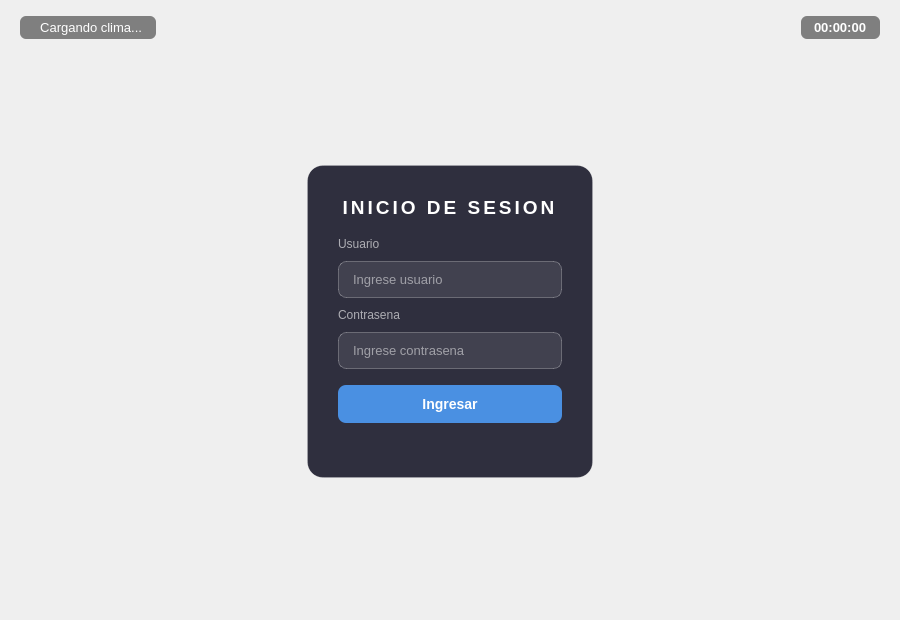
<?xml version="1.0" encoding="UTF-8"?>
<ui version="4.0">
 <class>Login</class>
 <widget class="QWidget" name="Login">
  <property name="geometry">
   <rect>
    <x>0</x>
    <y>0</y>
    <width>900</width>
    <height>620</height>
   </rect>
  </property>
  <property name="windowTitle">
   <string>Inicio de Sesion</string>
  </property>
  <layout class="QVBoxLayout" name="verticalLayout_root">
   <property name="spacing">
    <number>0</number>
   </property>
   <property name="leftMargin">
    <number>20</number>
   </property>
   <property name="topMargin">
    <number>16</number>
   </property>
   <property name="rightMargin">
    <number>20</number>
   </property>
   <property name="bottomMargin">
    <number>16</number>
   </property>
   <item>
    <layout class="QHBoxLayout" name="barraTop">
     <property name="spacing">
      <number>8</number>
     </property>
     <item>
      <widget class="QLabel" name="lblClima">
       <property name="text">
        <string>  Cargando clima...</string>
       </property>
       <property name="styleSheet">
        <string notr="true">color: white; font-size: 13px; background-color: rgba(0,0,0,120); border-radius: 6px; padding: 4px 10px;</string>
       </property>
      </widget>
     </item>
     <item>
      <spacer name="spacerTop">
       <property name="orientation">
        <enum>Qt::Horizontal</enum>
       </property>
       <property name="sizeHint" stdset="0">
        <size>
         <width>40</width>
         <height>20</height>
        </size>
       </property>
      </spacer>
     </item>
     <item>
      <widget class="QLabel" name="lblHora">
       <property name="text">
        <string>00:00:00</string>
       </property>
       <property name="styleSheet">
        <string notr="true">color: white; font-size: 13px; font-weight: bold; background-color: rgba(0,0,0,120); border-radius: 6px; padding: 4px 10px;</string>
       </property>
      </widget>
     </item>
    </layout>
   </item>
   <item>
    <spacer name="spacerMidTop">
     <property name="orientation">
      <enum>Qt::Vertical</enum>
     </property>
     <property name="sizeHint" stdset="0">
      <size>
       <width>20</width>
       <height>40</height>
      </size>
     </property>
    </spacer>
   </item>
   <item>
    <layout class="QHBoxLayout" name="panelRow">
     <item>
      <spacer name="spacerLeft">
       <property name="orientation">
        <enum>Qt::Horizontal</enum>
       </property>
       <property name="sizeHint" stdset="0">
        <size>
         <width>40</width>
         <height>20</height>
        </size>
       </property>
      </spacer>
     </item>
     <item>
      <widget class="QFrame" name="panelLogin">
       <property name="minimumWidth">
        <number>320</number>
       </property>
       <property name="maximumWidth">
        <number>380</number>
       </property>
       <property name="frameShape">
        <enum>QFrame::StyledPanel</enum>
       </property>
       <property name="frameShadow">
        <enum>QFrame::Raised</enum>
       </property>
       <property name="styleSheet">
        <string notr="true">QFrame#panelLogin { background-color: rgba(12, 12, 30, 215); border-radius: 16px; border: 1px solid rgba(255,255,255,35); }</string>
       </property>
       <layout class="QVBoxLayout" name="verticalLayout_panel">
        <property name="spacing">
         <number>10</number>
        </property>
        <property name="leftMargin">
         <number>30</number>
        </property>
        <property name="topMargin">
         <number>30</number>
        </property>
        <property name="rightMargin">
         <number>30</number>
        </property>
        <property name="bottomMargin">
         <number>30</number>
        </property>
        <item>
         <widget class="QLabel" name="lblTitulo">
          <property name="text">
           <string>INICIO DE SESION</string>
          </property>
          <property name="alignment">
           <set>Qt::AlignCenter</set>
          </property>
          <property name="styleSheet">
           <string notr="true">color: white; font-size: 19px; font-weight: bold; letter-spacing: 3px; background: transparent;</string>
          </property>
         </widget>
        </item>
        <item>
         <spacer name="spacerFormTop">
          <property name="orientation">
           <enum>Qt::Vertical</enum>
          </property>
          <property name="sizeHint" stdset="0">
           <size>
            <width>20</width>
            <height>8</height>
           </size>
          </property>
         </spacer>
        </item>
        <item>
         <widget class="QLabel" name="lblUsuarioTxt">
          <property name="text">
           <string>Usuario</string>
          </property>
          <property name="styleSheet">
           <string notr="true">color: rgba(255,255,255,155); font-size: 12px; background: transparent;</string>
          </property>
         </widget>
        </item>
        <item>
         <widget class="QLineEdit" name="inputUsuario">
          <property name="placeholderText">
           <string>Ingrese usuario</string>
          </property>
          <property name="styleSheet">
           <string notr="true">QLineEdit { background-color: rgba(255,255,255,22); color: white; border: 1px solid rgba(255,255,255,65); border-radius: 8px; padding: 9px 12px; font-size: 13px; } QLineEdit:focus { border-color: #4A90E2; background-color: rgba(255,255,255,30); }</string>
          </property>
         </widget>
        </item>
        <item>
         <widget class="QLabel" name="lblPasswordTxt">
          <property name="text">
           <string>Contrasena</string>
          </property>
          <property name="styleSheet">
           <string notr="true">color: rgba(255,255,255,155); font-size: 12px; background: transparent;</string>
          </property>
         </widget>
        </item>
        <item>
         <widget class="QLineEdit" name="inputPassword">
          <property name="echoMode">
           <enum>QLineEdit::Password</enum>
          </property>
          <property name="placeholderText">
           <string>Ingrese contrasena</string>
          </property>
          <property name="styleSheet">
           <string notr="true">QLineEdit { background-color: rgba(255,255,255,22); color: white; border: 1px solid rgba(255,255,255,65); border-radius: 8px; padding: 9px 12px; font-size: 13px; } QLineEdit:focus { border-color: #4A90E2; background-color: rgba(255,255,255,30); }</string>
          </property>
         </widget>
        </item>
        <item>
         <spacer name="spacerFormMid">
          <property name="orientation">
           <enum>Qt::Vertical</enum>
          </property>
          <property name="sizeHint" stdset="0">
           <size>
            <width>20</width>
            <height>6</height>
           </size>
          </property>
         </spacer>
        </item>
        <item>
         <widget class="QPushButton" name="btnIngresar">
          <property name="text">
           <string>Ingresar</string>
          </property>
          <property name="styleSheet">
           <string notr="true">QPushButton { background-color: #4A90E2; color: white; border: none; border-radius: 8px; padding: 11px; font-size: 14px; font-weight: bold; } QPushButton:hover { background-color: #5BA3F5; } QPushButton:pressed { background-color: #3A7BD5; } QPushButton:disabled { background-color: rgba(74,144,226,70); color: rgba(255,255,255,120); }</string>
          </property>
         </widget>
        </item>
        <item>
         <widget class="QLabel" name="lblError">
          <property name="text">
           <string/>
          </property>
          <property name="alignment">
           <set>Qt::AlignCenter</set>
          </property>
          <property name="wordWrap">
           <bool>true</bool>
          </property>
          <property name="minimumHeight">
           <number>32</number>
          </property>
          <property name="styleSheet">
           <string notr="true">color: #ff6b6b; font-size: 12px; background: transparent;</string>
          </property>
         </widget>
        </item>
       </layout>
      </widget>
     </item>
     <item>
      <spacer name="spacerRight">
       <property name="orientation">
        <enum>Qt::Horizontal</enum>
       </property>
       <property name="sizeHint" stdset="0">
        <size>
         <width>40</width>
         <height>20</height>
        </size>
       </property>
      </spacer>
     </item>
    </layout>
   </item>
   <item>
    <spacer name="spacerBottom">
     <property name="orientation">
      <enum>Qt::Vertical</enum>
     </property>
     <property name="sizeHint" stdset="0">
      <size>
       <width>20</width>
       <height>40</height>
      </size>
     </property>
    </spacer>
   </item>
  </layout>
 </widget>
 <resources/>
 <connections/>
</ui>
